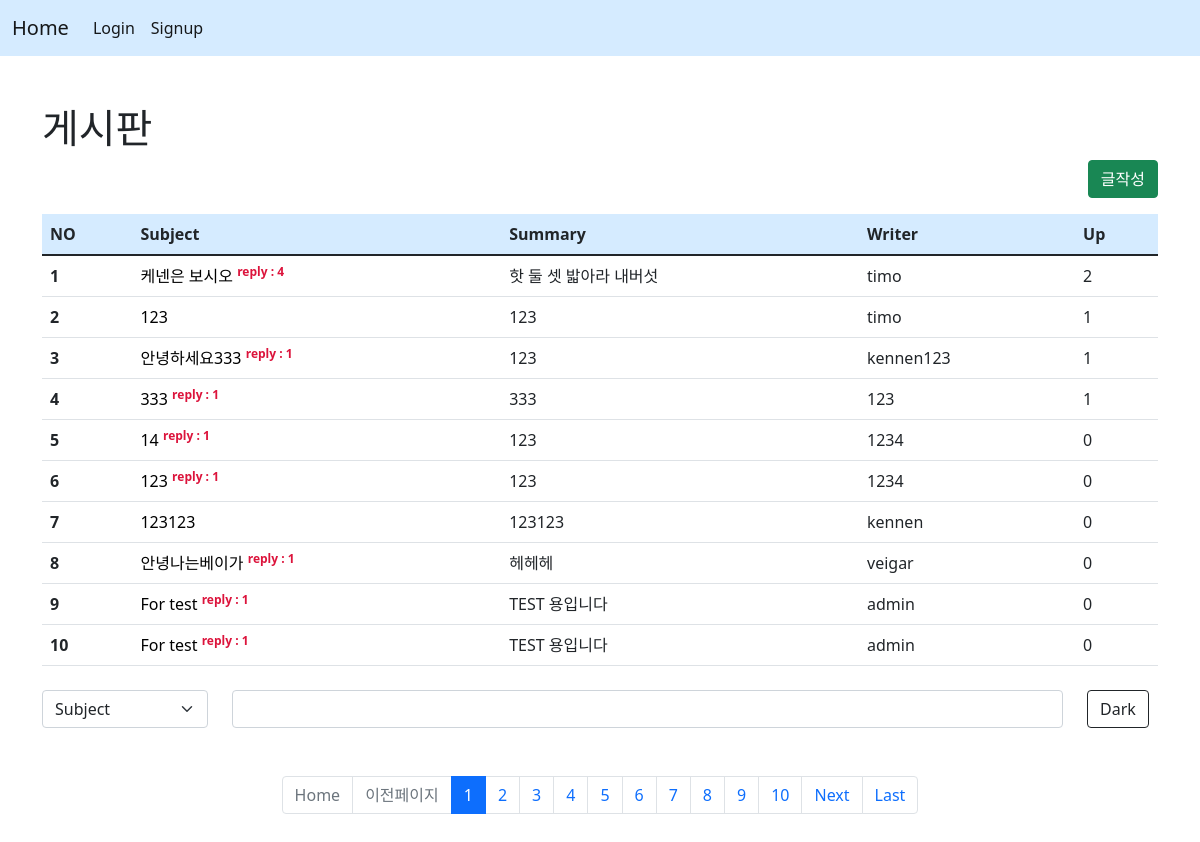
/board/, run on the app's committed database.
### board/models.py (models this page shows, shortened)
class Board(models.Model):
    subject = models.CharField(max_length=100)
    writer = models.CharField(max_length=30)
    content = models.TextField()
    likey = models.IntegerField()
    up = models.ManyToManyField(User)

### board/views.py (the view)
# urls.py: path('', views.index, name="index"),
def index(request):
    page = request.GET.get('page', 1)
    kw = request.GET.get('kw', '')
    cate = request.GET.get('cate', '')
    if kw:
        if cate == "subject":
            b = Board.objects.filter(subject__startswith=kw)
        elif cate == "writer":
            b = Board.objects.filter(writer=kw)
        else:
            b = Board.objects.filter(content__contains=kw)
    else:
        b = Board.objects.all()
    pag = Paginator(b,10)
    obj = pag.get_page(page)
    context = {
        'con' : obj,
        'kw' : kw,
        'cate' : cate
    }
    return render(request, "board/index.html", context)

### template/board/index.html (shortened to what this page needs)
{% extends 'base.html' %}
{% block content %}
{% load mathfilters %}
<div class="container mt-5 mb-5 justify-content-center">
    <h1>게시판</h1>
    <div class="text-end">
        <a href="{% url 'board:create' %}"><button type="button" class="btn btn-success">글작성</button></a>
    </div>
    <table class="table mt-3 table-hover">
        <thead style="background-color: #068bff2b;">
        <tr>
            <th scope="col">NO</th>
            <th scope="col">Subject</th>
            <th scope="col">Summary</th>
            <th scope="col">Writer</th>
            <th scope="col">Up</th>
        </tr>
        </thead>
        <tbody>
        {% if con %}
            {% for i in con %}
            <tr>
                <th scope="row">{{ con.start_index|add:forloop.counter0 }}</th>
                <td>
                    <a href="{% url 'board:detail' i.id %}">{{ i.subject }}</a>
                    {% if i.reply_set.count %}
                        <sup style="color: crimson; font-weight: bold;">reply : {{ i.reply_set.count }}</sup>
                    {% endif %}
                </td>
                <td>{{ i.content }}</td>
                {% if user.username == i.writer %}
                    <td><mark style="background-color: #068bff2b;">{{ i.writer }}</mark></td>
                {% else %}
                    <td>{{ i.writer }}</td>
                {% endif %}
                <td>{{ i.up.all.count }}</td>
            </tr>
            {% endfor %}
        {% else %}
        <td colspan="5">No Result</td>
        {% endif %}
        </tbody>
    </table>
    <form>
        <div class="row mt-4 mb-5">
            <div class="col-lg-2">
                <select name="cate" class="form-select" aria-label="Default select example">
                    <option value="subject" {% if cate == 'subject' %}selected{% endif %}>Subject</option>
                </select>
            </div>
            <div class="col-lg-9">
                <input type="text" name="kw" value="{{kw}}" class="form-control" aria-describedby="emailHelp">
            </div>
            <div class="col-lg-1">
                <button type="submit" class="btn btn-outline-dark">Dark</button>
            </div>
        </div>
    </form>
    <nav aria-label="Page navigation example">
        <ul class="pagination mt-5 justify-content-center">
            {% if con.has_previous %}
                <li class="page-item">
                    <a class="page-link" href="{% url 'board:index' %}?page=1&kw={{kw}}&cate={{cate}}">Home</a>
                </li>
                <li class="page-item">
                    <a class="page-link" href="{% url 'board:index' %}?page={{con.previous_page_number}}&kw={{kw}}&cate={{cate}}">Previous</a>
                </li>
            {% else %}
                <li class="page-item disabled">
                    <a class="page-link" href="{% url 'board:index' %}?page=1&kw={{kw}}&cate={{cate}}">Home</a>
                </li>
                <li class="page-item disabled">
                    <a class="page-link">이전페이지</a>
                </li>
            {% endif %}
            {% for i in con.paginator.page_range %}
                {% if i >= con.number|sub:1|intdiv:10|mul:10|add:1 and i <= con.number|sub:1|intdiv:10|mul:10|add:10 %}
                    {% if i == con.number %}
                        <li class="page-item active"><a class="page-link" href="{% url 'board:index' %}?page={{i}}&kw={{kw}}&cate={{cate}}">{{i}}</a></li>
                    {% else %}
                        <li class="page-item"><a class="page-link" href="{% url 'board:index' %}?page={{i}}&kw={{kw}}&cate={{cate}}">{{i}}</a></li>
                    {% endif %}
                {% endif %}
            {% endfor %}
            {% if con.has_next %}
                <li class="page-item">
                    <a class="page-link" href="{% url 'board:index' %}?page={{con.next_page_number}}&kw={{kw}}&cate={{cate}}">Next</a>
                </li>
                <li class="page-item">
                    <a class="page-link" href="{% url 'board:index' %}?page={{con.paginator.num_pages}}&kw={{kw}}&cate={{cate}}">Last</a>
                </li>
            {% endif %}
        </ul>
    </nav>
</div>
{% endblock %}

### template/board/index.html (style rules this page uses)
a { text-decoration: none; color: black; }

### data on the page
Board: start_index|add "1", subject "케넨은 보시오", reply_set.count "4", content "핫 둘 셋 밟아라 내버섯", writer "timo", up.all.count "2"
Board: start_index|add "2", subject "123", content "123", writer "timo", up.all.count "1"
Board: start_index|add "3", subject "안녕하세요333", reply_set.count "1", content "123", writer "kennen123", up.all.count "1"
Board: start_index|add "4", subject "333", reply_set.count "1", content "333", writer "123", up.all.count "1"
Board: start_index|add "5", subject "14", reply_set.count "1", content "123", writer "1234", up.all.count "0"
Board: start_index|add "6", subject "123", reply_set.count "1", content "123", writer "1234", up.all.count "0"
Board: start_index|add "7", subject "123123", content "123123", writer "kennen", up.all.count "0"
Board: start_index|add "8", subject "안녕나는베이가", reply_set.count "1", content "헤헤헤", writer "veigar", up.all.count "0"
Board: start_index|add "9", subject "For test", reply_set.count "1", content "TEST 용입니다", writer "admin", up.all.count "0"
Board: start_index|add "10", subject "For test", reply_set.count "1", content "TEST 용입니다", writer "admin", up.all.count "0"

### other printed values
{{ i }} "1"
{{ i }} "2" "3" "4" "5" "6" "7" "8" "9" "10"
